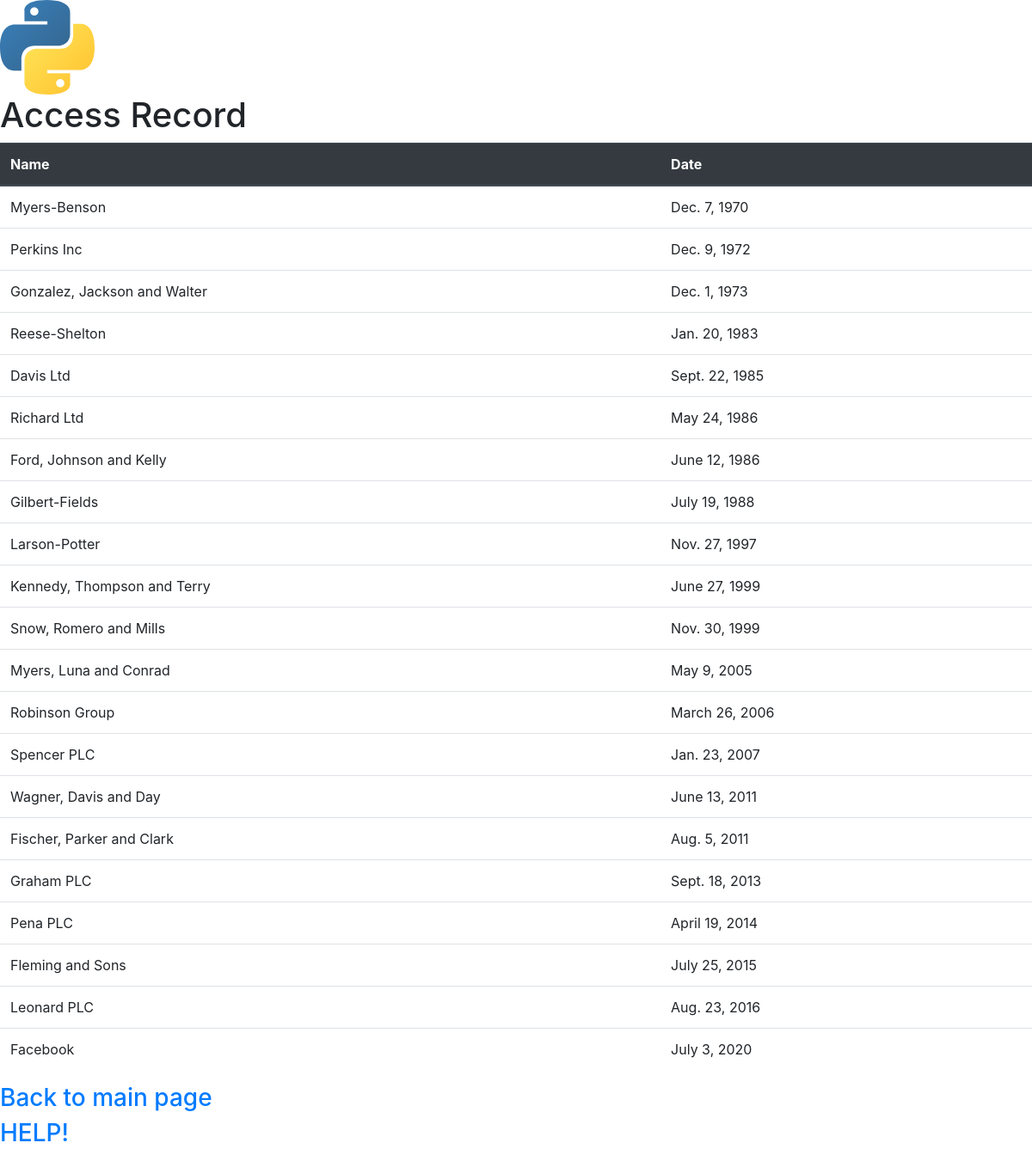
Screenshot of /my_first_app/access_record with the database file from the repository.
### my_first_app/models.py (models this page shows, shortened)
class AccessRecord(models.Model):
    name = models.ForeignKey(Webpage, on_delete=models.CASCADE)
    date = models.DateField()

class Webpage(models.Model):
    topic = models.ForeignKey(Topic, on_delete=models.CASCADE)
    name = models.CharField(max_length=264, unique=True)
    url = models.URLField(unique=True)
    def __str__(self):
        return self.name

### my_first_app/views.py (the view)
# urls.py: re_path(r'access_record.*',views.access_record,name='access_record'),
def access_record(request):
    webpages_list = AccessRecord.objects.order_by('date')
    my_dict = {'access_record': webpages_list}
    return render(request,'my_first_app/access_record.html',context=my_dict)

### templates/my_first_app/access_record.html
<!DOCTYPE html>
{% extends "my_first_app/base.html" %}
  {% block body_block %}
    <h1>Access Record</h1>
    {% if access_record %}
      <table class="table">
        <thead class="thead-dark">
          <th>Name</th>
          <th>Date</th>
        </thead>
        {% for acc in access_record %}
          <tr>
            <td>{{ acc.name }}</td>
            <td>{{ acc.date }}</td>
          </tr>
        {% endfor %}
      </table>
    {% else %}
      <p>NO ACCESS RECORDS FOUND!</p>
    {% endif %}
    <a href="{% url 'my_first_app:index' %}"> <h3>Back to main page</h3> </a>
    <a href="../../help_app/"> <h3>HELP!</h3> </a>
  {% endblock %}

### rows the page displays
AccessRecord: name "Myers-Benson", date "Dec. 7, 1970"
AccessRecord: name "Perkins Inc", date "Dec. 9, 1972"
AccessRecord: name "Gonzalez, Jackson and Walter", date "Dec. 1, 1973"
AccessRecord: name "Reese-Shelton", date "Jan. 20, 1983"
AccessRecord: name "Davis Ltd", date "Sept. 22, 1985"
AccessRecord: name "Richard Ltd", date "May 24, 1986"
AccessRecord: name "Ford, Johnson and Kelly", date "June 12, 1986"
AccessRecord: name "Gilbert-Fields", date "July 19, 1988"
AccessRecord: name "Larson-Potter", date "Nov. 27, 1997"
AccessRecord: name "Kennedy, Thompson and Terry", date "June 27, 1999"
AccessRecord: name "Snow, Romero and Mills", date "Nov. 30, 1999"
AccessRecord: name "Myers, Luna and Conrad", date "May 9, 2005"
AccessRecord: name "Robinson Group", date "March 26, 2006"
AccessRecord: name "Spencer PLC", date "Jan. 23, 2007"
AccessRecord: name "Wagner, Davis and Day", date "June 13, 2011"
AccessRecord: name "Fischer, Parker and Clark", date "Aug. 5, 2011"
AccessRecord: name "Graham PLC", date "Sept. 18, 2013"
AccessRecord: name "Pena PLC", date "April 19, 2014"
AccessRecord: name "Fleming and Sons", date "July 25, 2015"
AccessRecord: name "Leonard PLC", date "Aug. 23, 2016"
AccessRecord: name "Facebook", date "July 3, 2020"
